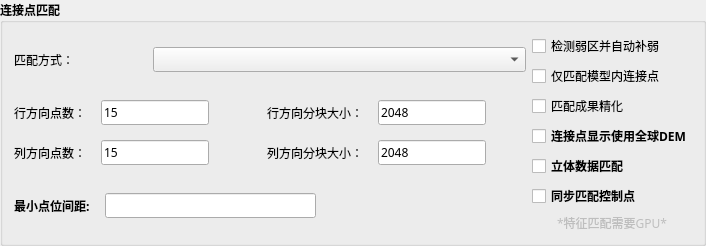
                  <widget class="QGroupBox" name="groupBox">
                   <property name="sizePolicy">
                    <sizepolicy hsizetype="Preferred" vsizetype="Preferred">
                     <horstretch>0</horstretch>
                     <verstretch>0</verstretch>
                    </sizepolicy>
                   </property>
                   <property name="minimumSize">
                    <size>
                     <width>0</width>
                     <height>0</height>
                    </size>
                   </property>
                   <property name="font">
                    <font>
                     <family>Source Han Sans SC Medium</family>
                     <pointsize>9</pointsize>
                     <weight>75</weight>
                     <italic>false</italic>
                     <bold>true</bold>
                    </font>
                   </property>
                   <property name="title">
                    <string>连接点匹配</string>
                   </property>
                   <layout class="QGridLayout" name="gridLayout_45">
                    <item row="0" column="0">
                     <layout class="QHBoxLayout" name="horizontalLayout_12">
                      <item>
                       <layout class="QVBoxLayout" name="verticalLayout_10" stretch="1,2,0">
                        <property name="spacing">
                         <number>15</number>
                        </property>
                        <item>
                         <layout class="QHBoxLayout" name="horizontalLayout_5" stretch="1,3">
                          <item>
                           <widget class="QLabel" name="imageMatch_connectMatchModeLabel">
                            <property name="font">
                             <font>
                              <family>Source Han Sans SC Medium</family>
                              <pointsize>9</pointsize>
                              <weight>7</weight>
                              <italic>false</italic>
                              <bold>false</bold>
                             </font>
                            </property>
                            <property name="text">
                             <string>匹配方式：</string>
                            </property>
                           </widget>
                          </item>
                          <item>
                           <widget class="QComboBox" name="imageMatch_connectMatchModeBox">
                            <property name="enabled">
                             <bool>true</bool>
                            </property>
                            <property name="font">
                             <font>
                              <family>Source Han Sans SC Medium</family>
                              <pointsize>9</pointsize>
                              <weight>7</weight>
                              <italic>false</italic>
                              <bold>false</bold>
                             </font>
                            </property>
                           </widget>
                          </item>
                         </layout>
                        </item>
                        <item>
                         <layout class="QHBoxLayout" name="horizontalLayout_11">
                          <property name="spacing">
                           <number>18</number>
                          </property>
                          <item>
                           <layout class="QVBoxLayout" name="verticalLayout_8">
                            <property name="spacing">
                             <number>15</number>
                            </property>
                            <item>
                             <layout class="QHBoxLayout" name="horizontalLayout_6">
                              <item>
                               <widget class="QLabel" name="label_4">
                                <property name="font">
                                 <font>
                                  <family>Source Han Sans SC Medium</family>
                                  <pointsize>9</pointsize>
                                  <weight>7</weight>
                                  <italic>false</italic>
                                  <bold>false</bold>
                                 </font>
                                </property>
                                <property name="text">
                                 <string>行方向点数：</string>
                                </property>
                               </widget>
                              </item>
                              <item>
                               <widget class="QLineEdit" name="lineEdit">
                                <property name="font">
                                 <font>
                                  <family>Source Han Sans SC Medium</family>
                                  <pointsize>9</pointsize>
                                  <weight>7</weight>
                                  <italic>false</italic>
                                  <bold>false</bold>
                                 </font>
                                </property>
                                <property name="text">
                                 <string>15</string>
                                </property>
                               </widget>
                              </item>
                              <item>
                               <spacer name="horizontalSpacer_50">
                                <property name="orientation">
                                 <enum>Qt::Horizontal</enum>
                                </property>
                                <property name="sizeHint" stdset="0">
                                 <size>
                                  <width>40</width>
                                  <height>20</height>
                                 </size>
                                </property>
                               </spacer>
                              </item>
                             </layout>
                            </item>
                            <item>
                             <layout class="QHBoxLayout" name="horizontalLayout_7">
                              <item>
                               <widget class="QLabel" name="label_5">
                                <property name="font">
                                 <font>
                                  <family>Source Han Sans SC Medium</family>
                                  <pointsize>9</pointsize>
                                  <weight>7</weight>
                                  <italic>false</italic>
                                  <bold>false</bold>
                                 </font>
                                </property>
                                <property name="text">
                                 <string>列方向点数：</string>
                                </property>
                               </widget>
                              </item>
                              <item>
                               <widget class="QLineEdit" name="lineEdit_2">
                                <property name="font">
                                 <font>
                                  <family>Source Han Sans SC Medium</family>
                                  <pointsize>9</pointsize>
                                  <weight>7</weight>
                                  <italic>false</italic>
                                  <bold>false</bold>
                                 </font>
                                </property>
                                <property name="text">
                                 <string>15</string>
                                </property>
                               </widget>
                              </item>
                              <item>
                               <spacer name="horizontalSpacer_51">
                                <property name="orientation">
                                 <enum>Qt::Horizontal</enum>
                                </property>
                                <property name="sizeHint" stdset="0">
                                 <size>
                                  <width>40</width>
                                  <height>20</height>
                                 </size>
                                </property>
                               </spacer>
                              </item>
                             </layout>
                            </item>
                           </layout>
                          </item>
                          <item>
                           <layout class="QVBoxLayout" name="verticalLayout_9">
                            <property name="spacing">
                             <number>15</number>
                            </property>
                            <item>
                             <layout class="QHBoxLayout" name="horizontalLayout_8">
                              <item>
                               <widget class="QLabel" name="label_6">
                                <property name="font">
                                 <font>
                                  <family>Source Han Sans SC Medium</family>
                                  <pointsize>9</pointsize>
                                  <weight>7</weight>
                                  <italic>false</italic>
                                  <bold>false</bold>
                                 </font>
                                </property>
                                <property name="text">
                                 <string>行方向分块大小：</string>
                                </property>
                               </widget>
                              </item>
                              <item>
                               <widget class="QLineEdit" name="lineEdit_3">
                                <property name="font">
                                 <font>
                                  <family>Source Han Sans SC Medium</family>
                                  <pointsize>9</pointsize>
                                  <weight>7</weight>
                                  <italic>false</italic>
                                  <bold>false</bold>
                                 </font>
                                </property>
                                <property name="text">
                                 <string>2048</string>
                                </property>
                               </widget>
                              </item>
                              <item>
                               <spacer name="horizontalSpacer_52">
                                <property name="orientation">
                                 <enum>Qt::Horizontal</enum>
                                </property>
                                <property name="sizeHint" stdset="0">
                                 <size>
                                  <width>40</width>
                                  <height>20</height>
                                 </size>
                                </property>
                               </spacer>
                              </item>
                             </layout>
                            </item>
                            <item>
                             <layout class="QHBoxLayout" name="horizontalLayout_10">
                              <item>
                               <widget class="QLabel" name="label_8">
                                <property name="font">
                                 <font>
                                  <family>Source Han Sans SC Medium</family>
                                  <pointsize>9</pointsize>
                                  <weight>7</weight>
                                  <italic>false</italic>
                                  <bold>false</bold>
                                 </font>
                                </property>
                                <property name="text">
                                 <string>列方向分块大小：</string>
                                </property>
                               </widget>
                              </item>
                              <item>
                               <widget class="QLineEdit" name="lineEdit_4">
                                <property name="font">
                                 <font>
                                  <family>Source Han Sans SC Medium</family>
                                  <pointsize>9</pointsize>
                                  <weight>7</weight>
                                  <italic>false</italic>
                                  <bold>false</bold>
                                 </font>
                                </property>
                                <property name="text">
                                 <string>2048</string>
                                </property>
                               </widget>
                              </item>
                              <item>
                               <spacer name="horizontalSpacer_53">
                                <property name="orientation">
                                 <enum>Qt::Horizontal</enum>
                                </property>
                                <property name="sizeHint" stdset="0">
                                 <size>
                                  <width>40</width>
                                  <height>20</height>
                                 </size>
                                </property>
                               </spacer>
                              </item>
                             </layout>
                            </item>
                           </layout>
                          </item>
                         </layout>
                        </item>
                        <item>
                         <layout class="QHBoxLayout" name="horizontalLayout_99">
                          <item>
                           <widget class="QLabel" name="label_84">
                            <property name="text">
                             <string>最小点位间距:</string>
                            </property>
                           </widget>
                          </item>
                          <item>
                           <widget class="QLineEdit" name="lineEdit_48"/>
                          </item>
                          <item>
                           <spacer name="horizontalSpacer_36">
                            <property name="orientation">
                             <enum>Qt::Horizontal</enum>
                            </property>
                            <property name="sizeHint" stdset="0">
                             <size>
                              <width>40</width>
                              <height>20</height>
                             </size>
                            </property>
                           </spacer>
                          </item>
                         </layout>
                        </item>
                       </layout>
                      </item>
                      <item>
                       <layout class="QVBoxLayout" name="verticalLayout_11">
                        <item>
                         <layout class="QVBoxLayout" name="verticalLayout_7">
                          <item>
                           <widget class="QCheckBox" name="checkBox">
                            <property name="font">
                             <font>
                              <family>Source Han Sans SC Medium</family>
                              <pointsize>9</pointsize>
                              <weight>50</weight>
                              <italic>false</italic>
                              <bold>false</bold>
                             </font>
                            </property>
                            <property name="text">
                             <string>检测弱区并自动补弱</string>
                            </property>
                            <property name="checked">
                             <bool>false</bool>
                            </property>
                           </widget>
                          </item>
                          <item>
                           <widget class="QCheckBox" name="checkBox_2">
                            <property name="font">
                             <font>
                              <family>Source Han Sans SC Medium</family>
                              <pointsize>9</pointsize>
                              <weight>50</weight>
                              <italic>false</italic>
                              <bold>false</bold>
                             </font>
                            </property>
                            <property name="text">
                             <string>仅匹配模型内连接点</string>
                            </property>
                            <property name="checked">
                             <bool>false</bool>
                            </property>
                           </widget>
                          </item>
                          <item>
                           <widget class="QCheckBox" name="checkBox_3">
                            <property name="font">
                             <font>
                              <family>Source Han Sans SC Medium</family>
                              <pointsize>9</pointsize>
                              <weight>50</weight>
                              <italic>false</italic>
                              <bold>false</bold>
                             </font>
                            </property>
                            <property name="text">
                             <string>匹配成果精化</string>
                            </property>
                           </widget>
                          </item>
                          <item>
                           <widget class="QCheckBox" name="checkBox_72">
                            <property name="text">
                             <string>连接点显示使用全球DEM</string>
                            </property>
                           </widget>
                          </item>
                          <item>
                           <widget class="QCheckBox" name="checkBox_74">
                            <property name="text">
                             <string>立体数据匹配</string>
                            </property>
                           </widget>
                          </item>
                          <item>
                           <widget class="QCheckBox" name="checkBox_44">
                            <property name="text">
                             <string>同步匹配控制点</string>
                            </property>
                           </widget>
                          </item>
                         </layout>
                        </item>
                        <item>
                         <widget class="QLabel" name="label_3">
                          <property name="enabled">
                           <bool>false</bool>
                          </property>
                          <property name="font">
                           <font>
                            <family>Source Han Sans SC Medium</family>
                            <pointsize>9</pointsize>
                            <weight>7</weight>
                            <italic>false</italic>
                            <bold>false</bold>
                           </font>
                          </property>
                          <property name="text">
                           <string>*特征匹配需要GPU*</string>
                          </property>
                          <property name="alignment">
                           <set>Qt::AlignCenter</set>
                          </property>
                         </widget>
                        </item>
                       </layout>
                      </item>
                     </layout>
                    </item>
                   </layout>
                  </widget>
